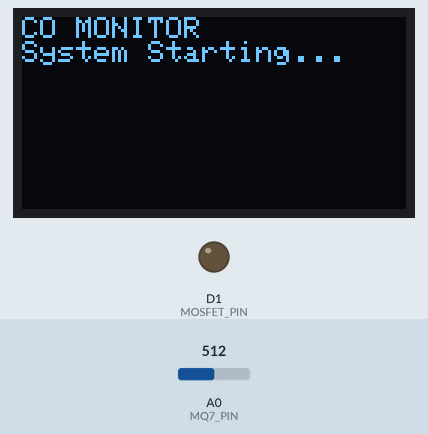
Recording of a sketch running on a simulated ESP8266 (NodeMCU). Shown: 128×64 one-colour display, output pins drawn as LEDs (lit = HIGH). The test bench sets the inputs (shaded band); at power-on: A0 (MQ7_PIN) = 512. What the sketch prints to the serial monitor is not drawn.

Above: at 0.1 s.
At 2.1 s:
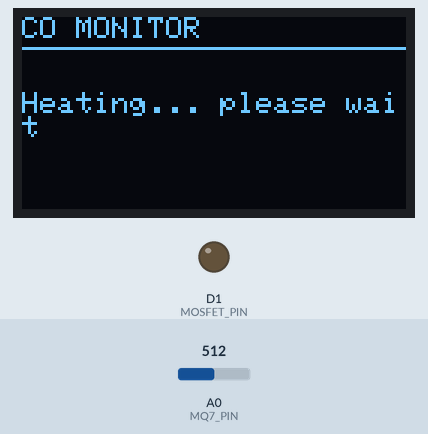
At 60.1 s:
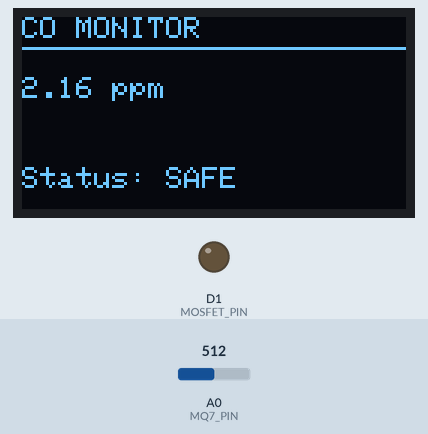

Measured:
- what the display in image 1 shows lasts 57.9 s, from 2.1 s to 60.0 s

The sketch:

Final.ino
```cpp
#include <Wire.h>
#include <Adafruit_GFX.h>
#include <Adafruit_SSD1306.h>

// ====== OLED SETUP ======
#define SCREEN_WIDTH 128
#define SCREEN_HEIGHT 64
Adafruit_SSD1306 display(SCREEN_WIDTH, SCREEN_HEIGHT, &Wire, -1);

// ====== MQ7 SETUP ======
#define MQ7_PIN A0
#define MOSFET_PIN D1  // Heater control
#define RL 10.0
float Ro = 0.36;

// ====== TIMING ======
unsigned long previousMillis = 0;
bool isHeating = true;
const unsigned long HEATING_TIME = 60000;   // 60 seconds
const unsigned long SENSING_TIME = 90000;   // 90 seconds

void setup() {
  Serial.begin(9600);
  pinMode(MOSFET_PIN, OUTPUT);
  digitalWrite(MOSFET_PIN, LOW);

  if (!display.begin(SSD1306_SWITCHCAPVCC, 0x3C)) {
    Serial.println("OLED allocation failed");
    for (;;);
  }

  display.clearDisplay();
  display.setTextColor(SSD1306_WHITE);
  display.setTextSize(1);
  display.setCursor(0, 0);
  display.println("CO MONITOR");
  display.println("System Starting...");
  display.display();
  delay(2000);

  Serial.println("MQ7 Sensor System Initialized");
}

void loop() {
  unsigned long currentMillis = millis();

  // ====== HEATING CYCLE CONTROL ======
  if (isHeating && (currentMillis - previousMillis >= HEATING_TIME)) {
    isHeating = false;
    previousMillis = currentMillis;
    digitalWrite(MOSFET_PIN, LOW); // Sensing phase
    Serial.println("Switched to SENSING phase (1.4V)");
  }
  else if (!isHeating && (currentMillis - previousMillis >= SENSING_TIME)) {
    isHeating = true;
    previousMillis = currentMillis;
    digitalWrite(MOSFET_PIN, HIGH); // Heating phase
    Serial.println("Switched to HEATING phase (5V)");
  }

  // ====== MEASUREMENT (Only during Sensing Phase) ======
  if (!isHeating) {
    int sensorValue = analogRead(MQ7_PIN);
    sensorValue = constrain(sensorValue, 1, 1022);  // Prevent division errors

    float Rs = RL * (1023.0 - sensorValue) / sensorValue;
    float ratio = Rs / Ro;
    ratio = constrain(ratio, 0.01, 1000.0);

    float ppm = pow(10, ((log10(ratio) - 1.7) / -0.77));
    if (!isfinite(ppm) || ppm > 999.99) ppm = 999.99;
    if (ppm < 0) ppm = 0;

    String status;
    if (ppm <= 50) status = "SAFE";
    else if (ppm <= 200) status = "CAUTION";
    else status = "DANGER!";

    Serial.print("CO: "); Serial.print(ppm, 2);
    Serial.print(" ppm | Status: "); Serial.println(status);

    // ====== OLED DISPLAY ======
    display.clearDisplay();
    display.setTextSize(1);
    display.setCursor(0, 0);
    display.println("CO MONITOR");
    display.drawLine(0, 10, 128, 10, SSD1306_WHITE);

    display.setTextSize(1);
    display.setCursor(0, 20);
    display.print(ppm, 2);
    display.println(" ppm");

    display.setCursor(0, 50);
    display.print("Status: ");
    display.print(status);

    display.display();

    // ====== OLED WARNING FLASH ======
    if (status == "DANGER!") {
      delay(375);
      display.clearDisplay();
      display.setTextSize(2);
      display.setCursor(10, 25);
      display.println("⚠ DANGER ⚠");
      display.display();
      delay(375);
    } else {
      delay(750); // Standard measurement delay
    }
  }
  else {
    // ====== HEATING DISPLAY ======
    display.clearDisplay();
    display.setTextSize(1);
    display.setCursor(0, 0);
    display.println("CO MONITOR");
    display.drawLine(0, 10, 128, 10, SSD1306_WHITE);
    display.setCursor(0, 25);
    display.println("Heating... please wait");
    display.display();
  }
}
```
